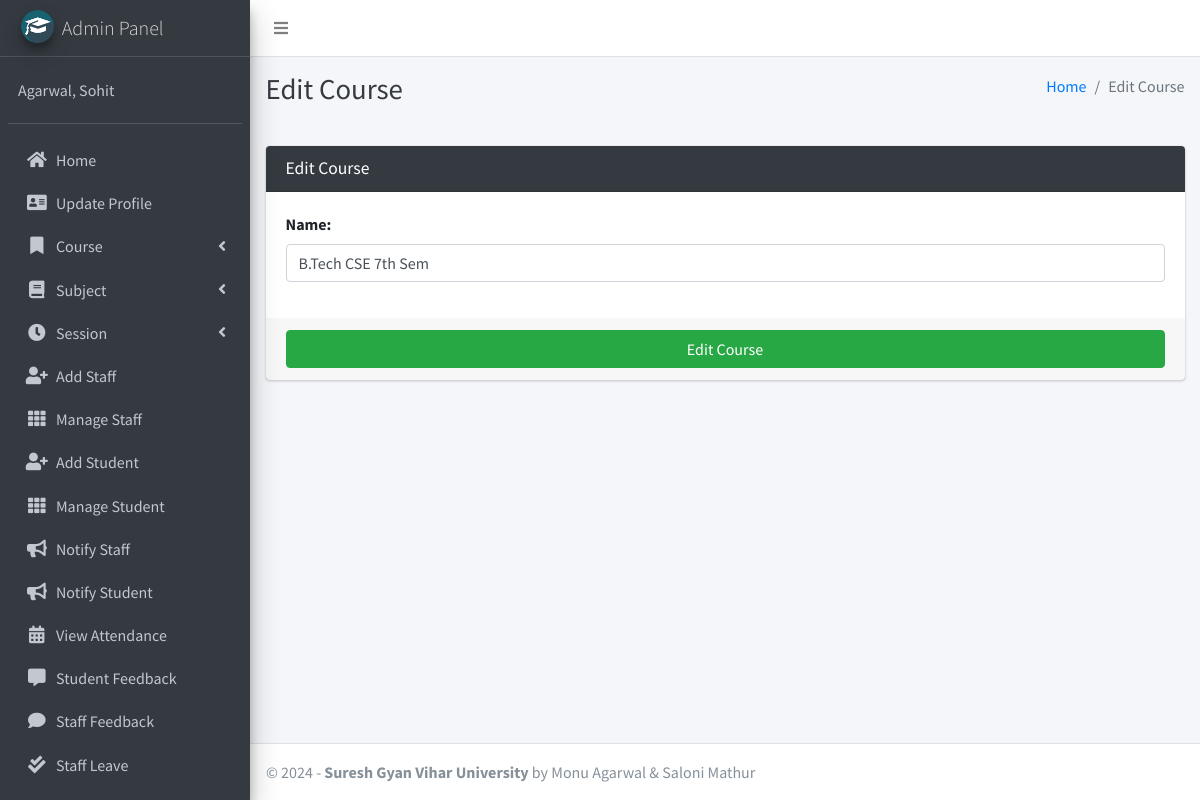
/course/edit/3 (signed in), run on the app's committed database.
### main_app/models.py (models this page shows, shortened)
class CustomUser(AbstractUser):
    USER_TYPE = ((1, "HOD"), (2, "Staff"), (3, "Student"))
    GENDER = [("M", "Male"), ("F", "Female")]
    username = None  # Removed username, using email instead
    email = models.EmailField(unique=True)
    user_type = models.CharField(default=1, choices=USER_TYPE, max_length=1)
    gender = models.CharField(max_length=1, choices=GENDER)
    profile_pic = models.ImageField()
    address = models.TextField()
    fcm_token = models.TextField(default="")  # For firebase notifications
    created_at = models.DateTimeField(auto_now_add=True)
    updated_at = models.DateTimeField(auto_now=True)
    USERNAME_FIELD = "email"
    REQUIRED_FIELDS = []
    objects = CustomUserManager()
    def __str__(self):
        return self.last_name + ", " + self.first_name

class Course(models.Model):
    name = models.CharField(max_length=120)
    created_at = models.DateTimeField(auto_now_add=True)
    updated_at = models.DateTimeField(auto_now=True)

### main_app/hod_views.py (the view, shortened to what this page needs)
def edit_course(request, course_id):
    instance = get_object_or_404(Course, id=course_id)
    form = CourseForm(request.POST or None, instance=instance)
    context = {
        'form': form,
        'course_id': course_id,
        'page_title': 'Edit Course'
    }
    return render(request, 'hod_template/edit_course_template.html', context)

### main_app/forms.py
class CourseForm(FormSettings):
    def __init__(self, *args, **kwargs):
        super(CourseForm, self).__init__(*args, **kwargs)
    class Meta:
        fields = ['name']
        model = Course

### main_app/templates/hod_template/edit_course_template.html
{% extends 'main_app/base.html' %}
{% load static %}
{% block page_title %}{{page_title}}{% endblock page_title %}
{% block content %}
<section class="content">
    <div class="container-fluid">
        <div class="row">
            <div class="col-md-12">
                <div class="card card-dark">
                    <div class="card-header">
                        <h3 class="card-title">{{page_title}}</h3>
                    </div>
                    {% include "main_app/form_template.html" with messages=messages  form=form button_text="Edit Course"%}
                </div>
            </div>
        </div>
    </div>
</section>
{% endblock content %}

### main_app/templates/main_app/sidebar_template.html (shortened to what this page needs)
{% load static %}
<aside class="main-sidebar sidebar-dark-info elevation-4">
    {% if request.user.user_type == '1' %}
    <a href="{% url 'admin_home' %}" class="brand-link">
        <img src="{% static 'dist/img/cmsl.png' %} " alt="AdminLTE Logo"
            class="brand-image img-circle elevation-3" >
        <span class="brand-text font-weight-light">Admin Panel</span>
    </a>
    <div class="sidebar">
        <div class="user-panel mt-3 pb-3 mb-3 d-flex">
            <div class="info">
                <a href="#" class="d-block">{{user}}</a>
            </div>
        </div>
        <nav class="mt-2">
            <ul class="nav nav-pills nav-sidebar flex-column" data-widget="treeview" role="menu" data-accordion="false">
                <li class="nav-item">
                    {% url 'admin_home' as admin_home %}
                    <a href="{{admin_home}}" class="nav-link {% if admin_home == request.path %} active {% endif %}">
                        <i class="nav-icon fas fa-home"></i>
                        <p>
                            Home
                        </p>
                    </a>
                </li>
                <li class="nav-item">
                    {% url 'admin_view_profile' as admin_view_profile %}
                    <a href="{{admin_view_profile}}"
                        class="nav-link {% if admin_view_profile == request.path %} active {% endif %}">
                        <i class="nav-icon fas fa-address-card"></i>
                        <p>
                            Update Profile
                        </p>
                    </a>
                </li>
                <li class="nav-item has-treeview">
                    <a href="#" class="nav-link">
                        <i class="nav-icon fas fa-bookmark"></i>
                        <p>
                            Course
                            <i class="fas fa-angle-left right"></i>
                        </p>
                    </a>
                </li>
                <li class="nav-item has-treeview">
                    <a href="#" class="nav-link">
                        <i class="nav-icon fas fa-book"></i>
                        <p>
                            Subject
                            <i class="fas fa-angle-left right"></i>
                        </p>
                    </a>
                </li>
                <li class="nav-item has-treeview">
                    <a href="#" class="nav-link">
                        <i class="nav-icon fas fa-clock"></i>
                        <p>
                            Session
                            <i class="fas fa-angle-left right"></i>
                        </p>
                    </a>
                </li>
                <li class="nav-item">
                    {% url 'add_staff' as add_staff %}
                    <a href="{{add_staff}}" class="nav-link {% if add_staff == request.path %} active {% endif %}">
                        <i class="nav-icon fas fa-user-plus"></i>
                        <p>
                            Add Staff
                        </p>
                    </a>
                </li>
                <li class="nav-item">
                    {% url 'manage_staff' as manage_staff %}
                    {% url 'edit_staff' staff_id as edit_staff %}
                    <a href="{{manage_staff}}"
                        class="nav-link {% if manage_staff == request.path or request.path == edit_staff %} active {% endif %}">
                        <i class="nav-icon fas fa-th"></i>
                        <p>
                            Manage Staff
                        </p>
                    </a>
                </li>
                <li class="nav-item">
                    {% url 'add_student' as add_student%}
                    <a href="{{add_student}}" class="nav-link  {% if add_student == request.path %} active {% endif %}">
                        <i class="nav-icon fas fa-user-plus"></i>
                        <p>
                            Add Student
                        </p>
                    </a>
                </li>
                <li class="nav-item">
                    {% url 'manage_student' as manage_student %}
                    {% url 'edit_student' student_id as edit_student %}
                    <a href="{{manage_student}}"
                        class="nav-link  {% if edit_student == request.path or manage_student == request.path %} active {% endif %}">
                        <i class="nav-icon fas fa-th"></i>
                        <p>
                            Manage Student
                        </p>
                    </a>
                </li>
                <li class="nav-item">
                    {% url 'admin_notify_staff' as admin_notify_staff %}
                    <a href="{{admin_notify_staff}}"
                        class="nav-link {% if admin_notify_staff == request.path %} active {% endif %}">
                        <i class="nav-icon fas fa-bullhorn"></i>
                        <p>
                            Notify Staff
                        </p>
                    </a>
                </li>
                <li class="nav-item">
                    {% url 'admin_notify_student' as admin_notify_student %}
                    <a href="{{admin_notify_student}}"
                        class="nav-link {% if admin_notify_student == request.path %} active {% endif %}">
                        <i class="nav-icon fas fa-bullhorn"></i>
                        <p>
                            Notify Student
                        </p>
                    </a>
                </li>
                <li class="nav-item">
                    {% url 'admin_view_attendance' as admin_view_attendance %}
                <li class="nav-item">
                    <a href="{{admin_view_attendance}}"
                        class="nav-link  {% if admin_view_attendance == request.path %} active {% endif %}">
                        <i class="nav-icon fas fa-calendar-alt"></i>
                        <p>
                            View Attendance
                        </p>
                    </a>
                </li>
                <li class="nav-item">
                    {% url 'student_feedback_message' as student_feedback_message %}
                    <a href="{{ student_feedback_message }}"
                        class="nav-link  {% if student_feedback_message == request.path %} active {% endif %}">
                        <i class="nav-icon fas fa-comment-alt"></i>
                        <p>
                            Student Feedback
                        </p>
                    </a>
                </li>
                <li class="nav-item">
                    {% url 'staff_feedback_message' as staff_feedback_message %}
                    <a href="{{staff_feedback_message}}"
                        class="nav-link   {% if staff_feedback_message == request.path %} active {% endif %}">
                        <i class="nav-icon fas fa-comment"></i>
                        <p>
                            Staff Feedback
                        </p>
                    </a>
                </li>
                <li class="nav-item">
                    {% url 'view_staff_leave' as view_staff_leave %}
                    <a href="{{view_staff_leave}}"
                        class="nav-link  {% if view_staff_leave == request.path %} active {% endif %}">
                        <i class="nav-icon fas fa-check-double"></i>
                        <p>
                            Staff Leave
                        </p>
                    </a>
                </li>
                <li class="nav-item">
                    {% url 'view_student_leave' as view_student_leave %}
                    <a href="{% url 'view_student_leave' %}"
                        class="nav-link  {% if view_student_leave == request.path %} active {% endif %}">
                    </a>
                </li>
                                        {% endif %}
                                    </ul>
                                </nav>
                            </div>
</aside>

### main_app/templates/main_app/form_template.html (shortened to what this page needs)
<form role="form" method="POST" enctype="multipart/form-data">
    <div class="card-body">
        {% for field in form  %}
        <div class="form-group">
            {{field.label_tag}}
            {{field}}
        </div>
        {% endfor %}
    </div>
    <div class="card-footer">
        <button type="submit" class="btn btn-success btn-block">
            {% if button_text %}
            {{button_text}}
            {% else %}
            Submit
            {% endif %}
        </button>
    </div>
</form>

### data on the page
CustomUser: last_name+first_name "Agarwal, Sohit"
Course: form "B.Tech CSE 7th Sem"

### other printed values
{{ page_title }} "Edit Course"
{{ field.label_tag }} "Name:"
{{ button_text }} "Edit Course"
